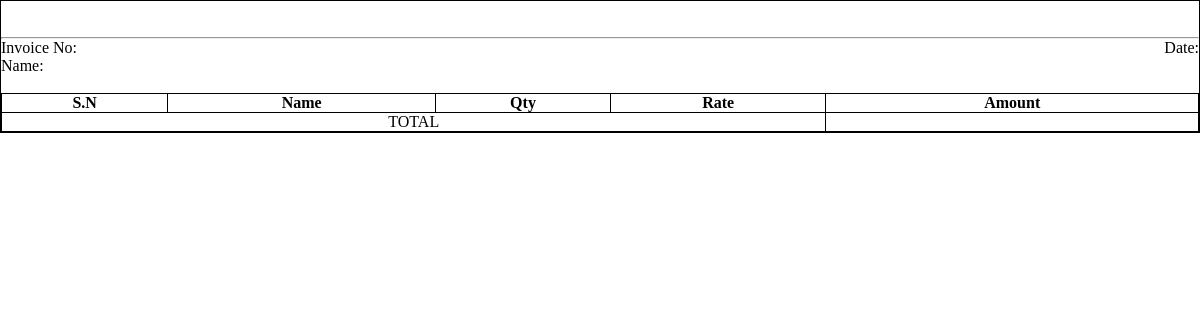
Before: /home/bill.php?invoice_no=176112 with the older database file.
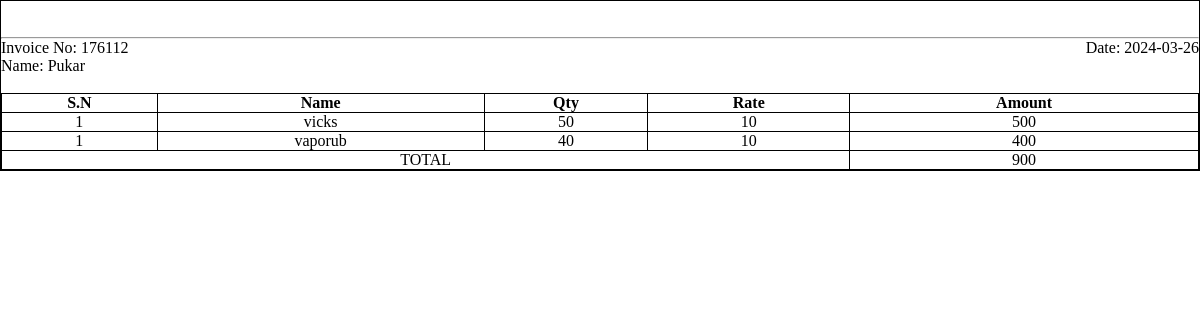
After: the same page with the newer database file.
### tables this page shows
CREATE TABLE `invoice` (
  `id` int(11) NOT NULL,
  `invoice_no` int(11) NOT NULL,
  `customer_name` varchar(128) NOT NULL,
  `medicine_name` varchar(128) NOT NULL,
  `quantity` int(11) NOT NULL,
  `rate` int(11) NOT NULL,
  `total` int(11) NOT NULL,
  `date` date NOT NULL
);

### home/bill.php (the view, shortened to what this page needs)
<?php
include '../includes/database.php';
$pharmacyName = $_SESSION['pharmacyName'];
$address = $_SESSION['address'];
$query = "SELECT * FROM invoice WHERE invoice_no =".$_GET['invoice_no'];
$result = mysqli_query($conn, $query);
$records = mysqli_fetch_all($result, MYSQLI_ASSOC);
$count = 0;
$sumQuery = "SELECT SUM(total) from invoice WHERE invoice_no =".$_GET['invoice_no'];
$result = mysqli_query($conn, $sumQuery);
$totalAmount = mysqli_fetch_array($result);
?>
<!DOCTYPE html>
<html lang="en">
<head>
    <link rel="stylesheet" href="../styles/style.css">
</head>
<body>
    <div class="invoice-container">
        <div class="pharmacy-info">
            <h2><?php echo $pharmacyName; ?></h2><br>
            <i><?php echo $address; ?></i><br>
        </div><hr>
        <div class="invoice-info">
            <div class="customer-info">
                <span class="date">Date: <?= $records[0]['date']; ?></span>
                <span class="customer-name">Invoice No: <?= $records[0]['invoice_no']; ?></span><br>
                <span class="customer-name">Name: <?= $records[0]['customer_name']; ?></span><br>
            </div><br>
            <div class="medicine-info">
                <table class="bill-table">
                    <tr>
                        <th>S.N</th>
                        <th>Name</th>
                        <th>Qty</th>
                        <th>Rate</th>
                        <th>Amount</th>
                    </tr>
                    <?php foreach($records as $record): ?>
                        <tr>
                            <td><?= $count+1; ?></td>
                            <td><?= $record['medicine_name']; ?></td>
                            <td><?= $record['quantity']; ?></td>
                            <td><?= $record['rate']; ?></td>
                            <td><?= $record['total']; ?></td>
                        </tr>
                        <?php endforeach; ?>
                    <tr>
                        <td colspan="4">TOTAL</td>
                        <td><?= $totalAmount[0]; ?></td>
                    </tr>
                </table>
            </div>
        </div>
    </div>
</body>
</html>

Changed rows visible on the page:
added invoice: date "2024-03-26", invoice_no "176112", customer_name "Pukar", medicine_name "vicks", quantity "50", rate "10", total "500"
added invoice: medicine_name "vaporub", quantity "40", rate "10", total "400"
Other visible differences:
$totalAmount[0]: (not shown) → "900"
